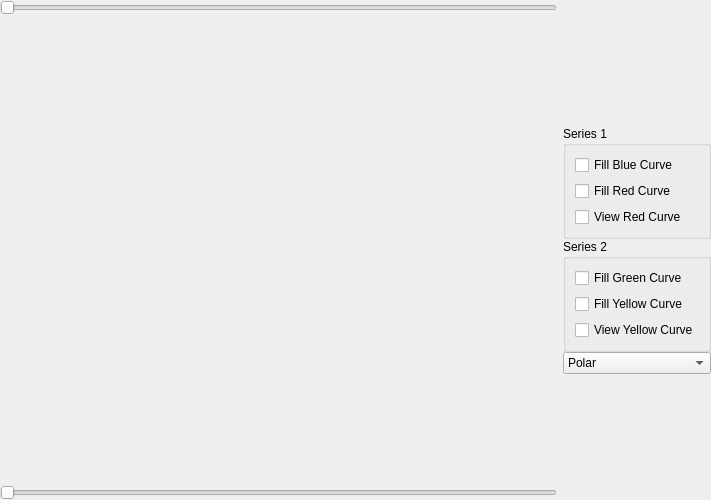
<?xml version="1.0" encoding="UTF-8"?>
<ui version="4.0">
 <class>PolarDialog</class>
 <widget class="QDialog" name="PolarDialog">
  <property name="geometry">
   <rect>
    <x>0</x>
    <y>0</y>
    <width>711</width>
    <height>500</height>
   </rect>
  </property>
  <property name="minimumSize">
   <size>
    <width>711</width>
    <height>500</height>
   </size>
  </property>
  <property name="windowTitle">
   <string>Dialog</string>
  </property>
  <layout class="QGridLayout" name="gridLayout_4">
   <property name="leftMargin">
    <number>0</number>
   </property>
   <property name="topMargin">
    <number>0</number>
   </property>
   <property name="rightMargin">
    <number>0</number>
   </property>
   <property name="bottomMargin">
    <number>0</number>
   </property>
   <item row="1" column="1">
    <widget class="QWidget" name="widget" native="true">
     <property name="sizePolicy">
      <sizepolicy hsizetype="Fixed" vsizetype="Fixed">
       <horstretch>0</horstretch>
       <verstretch>0</verstretch>
      </sizepolicy>
     </property>
     <layout class="QGridLayout" name="gridLayout_2">
      <property name="leftMargin">
       <number>0</number>
      </property>
      <property name="topMargin">
       <number>0</number>
      </property>
      <property name="rightMargin">
       <number>0</number>
      </property>
      <property name="bottomMargin">
       <number>0</number>
      </property>
      <property name="spacing">
       <number>0</number>
      </property>
      <item row="0" column="0">
       <widget class="QGroupBox" name="groupBox">
        <property name="title">
         <string>Series 1</string>
        </property>
        <layout class="QGridLayout" name="gridLayout_3">
         <item row="0" column="0">
          <widget class="QCheckBox" name="chkFillBlue">
           <property name="text">
            <string>Fill Blue Curve</string>
           </property>
          </widget>
         </item>
         <item row="1" column="0">
          <widget class="QCheckBox" name="chkFillRed">
           <property name="text">
            <string>Fill Red Curve</string>
           </property>
          </widget>
         </item>
         <item row="2" column="0">
          <widget class="QCheckBox" name="chkViewRed">
           <property name="text">
            <string>View Red Curve</string>
           </property>
          </widget>
         </item>
        </layout>
       </widget>
      </item>
      <item row="1" column="0">
       <widget class="QGroupBox" name="groupBox_2">
        <property name="title">
         <string>Series 2</string>
        </property>
        <layout class="QGridLayout" name="gridLayout">
         <item row="0" column="0">
          <widget class="QCheckBox" name="chkFillGreen">
           <property name="text">
            <string>Fill Green Curve</string>
           </property>
          </widget>
         </item>
         <item row="1" column="0">
          <widget class="QCheckBox" name="chkFillYellow">
           <property name="text">
            <string>Fill Yellow Curve</string>
           </property>
          </widget>
         </item>
         <item row="2" column="0">
          <widget class="QCheckBox" name="chkViewYellow">
           <property name="text">
            <string>View Yellow Curve</string>
           </property>
          </widget>
         </item>
        </layout>
       </widget>
      </item>
      <item row="2" column="0">
       <widget class="QComboBox" name="comboBox">
        <item>
         <property name="text">
          <string>Polar</string>
         </property>
        </item>
        <item>
         <property name="text">
          <string>Cartesian</string>
         </property>
        </item>
       </widget>
      </item>
     </layout>
    </widget>
   </item>
   <item row="1" column="0">
    <widget class="QWidget" name="widgetPolar" native="true">
     <property name="sizePolicy">
      <sizepolicy hsizetype="Expanding" vsizetype="Expanding">
       <horstretch>0</horstretch>
       <verstretch>0</verstretch>
      </sizepolicy>
     </property>
    </widget>
   </item>
   <item row="0" column="0">
    <widget class="QSlider" name="horizontalSlider">
     <property name="orientation">
      <enum>Qt::Horizontal</enum>
     </property>
    </widget>
   </item>
   <item row="2" column="0">
    <widget class="QSlider" name="horizontalSlider_2">
     <property name="orientation">
      <enum>Qt::Horizontal</enum>
     </property>
    </widget>
   </item>
  </layout>
 </widget>
 <resources/>
 <connections/>
</ui>
